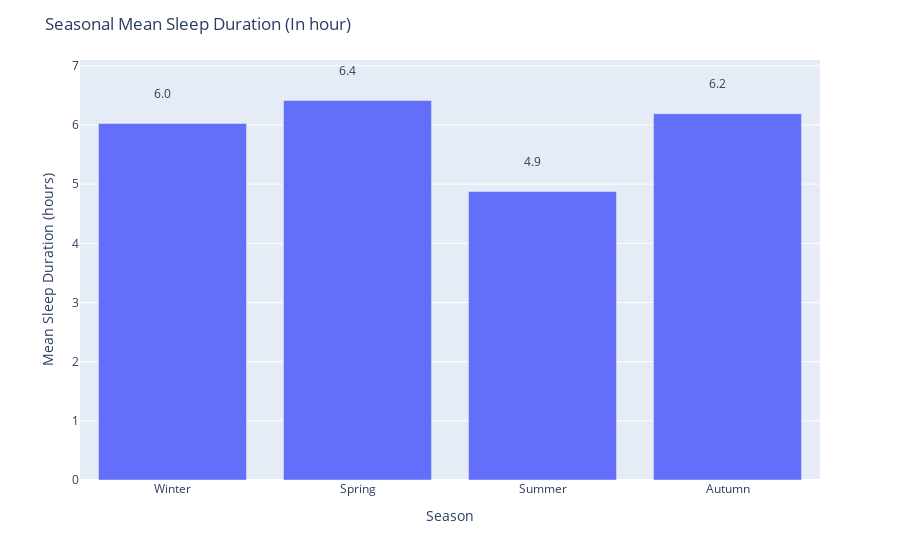

Here is the notebook cell this chart was saved with:
### Code cell
# Import necessary libraries
import pandas as pd
import plotly.express as px

# Step 1: Read the CSV file into a Pandas DataFrame
df = pd.read_csv('/Users/saidildeniz/Downloads/cs210/merged_data_final.csv')

# Step 2: Convert 'Month' column to datetime format
# Assuming 'Month' is in a format like 'September'
df['Month'] = pd.to_datetime(df['Month'] + ' 1, 2022', format='%B %d, %Y')

# Step 3: Fill missing values with the mean of 'SleepDuration'
df['SleepDuration'] = df['SleepDuration'].fillna(df['SleepDuration'].mean())

# Convert 'SleepDuration' from minutes to hours
df['SleepDuration'] = df['SleepDuration'] / 60

# Step 4: Group by season and calculate mean of 'SleepDuration'
# Define custom seasons and corresponding months
seasons_mapping = {
    'Winter': [12, 1, 2],
    'Spring': [3, 4, 5],
    'Summer': [6, 7, 8],
    'Autumn': [9, 10, 11]
}

# Create a new 'Season' column based on the 'Month' column
df['Season'] = df['Month'].dt.month.map({month: season for season, months in seasons_mapping.items() for month in months})

# Calculate the mean sleep duration for each season
seasonly_mean = df.groupby('Season')['SleepDuration'].mean().reindex(['Winter', 'Spring', 'Summer', 'Autumn'])

# Step 5: Visualize with Plotly
fig = px.bar(x=seasonly_mean.index, y=seasonly_mean.values, labels={'x': 'Season', 'y': 'Mean Sleep Duration (hours)'})
fig.update_layout(title='Seasonal Mean Sleep Duration (In hour)')

# Add text labels on top of each bar
for i, value in enumerate(seasonly_mean.values):
    fig.add_annotation(x=seasonly_mean.index[i], y=value, text=str(round(value, 1)),
                       showarrow=True, arrowhead=4, arrowcolor='rgba(0,0,0,0)')

fig.show()

### Figure 1 — Plotly figure (JSON) as saved in the notebook; plotly's stock layout.template omitted (floating-point values rounded to 4 significant figures)
{"data": [{"alignmentgroup": "True", "hovertemplate": "Season=%{x}<br>Mean Sleep Duration (hours)=%{y}<extra></extra>", "legendgroup": "", "marker": {"color": "#636efa", "pattern": {"shape": ""}}, "name": "", "offsetgroup": "", "orientation": "v", "showlegend": false, "textposition": "auto", "type": "bar", "x": ["Winter", "Spring", "Summer", "Autumn"], "xaxis": "x", "y": [6.026, 6.414, 4.876, 6.191], "yaxis": "y"}], "layout": {"annotations": [{"arrowcolor": "rgba(0,0,0,0)", "arrowhead": 4, "showarrow": true, "text": "6.0", "x": "Winter", "y": 6.026}, {"arrowcolor": "rgba(0,0,0,0)", "arrowhead": 4, "showarrow": true, "text": "6.4", "x": "Spring", "y": 6.414}, {"arrowcolor": "rgba(0,0,0,0)", "arrowhead": 4, "showarrow": true, "text": "4.9", "x": "Summer", "y": 4.876}, {"arrowcolor": "rgba(0,0,0,0)", "arrowhead": 4, "showarrow": true, "text": "6.2", "x": "Autumn", "y": 6.191}], "barmode": "relative", "legend": {"tracegroupgap": 0}, "margin": {"t": 60}, "title": {"text": "Seasonal Mean Sleep Duration (In hour)"}, "xaxis": {"anchor": "y", "domain": [0, 1], "title": {"text": "Season"}}, "yaxis": {"anchor": "x", "domain": [0, 1], "title": {"text": "Mean Sleep Duration (hours)"}}}}
